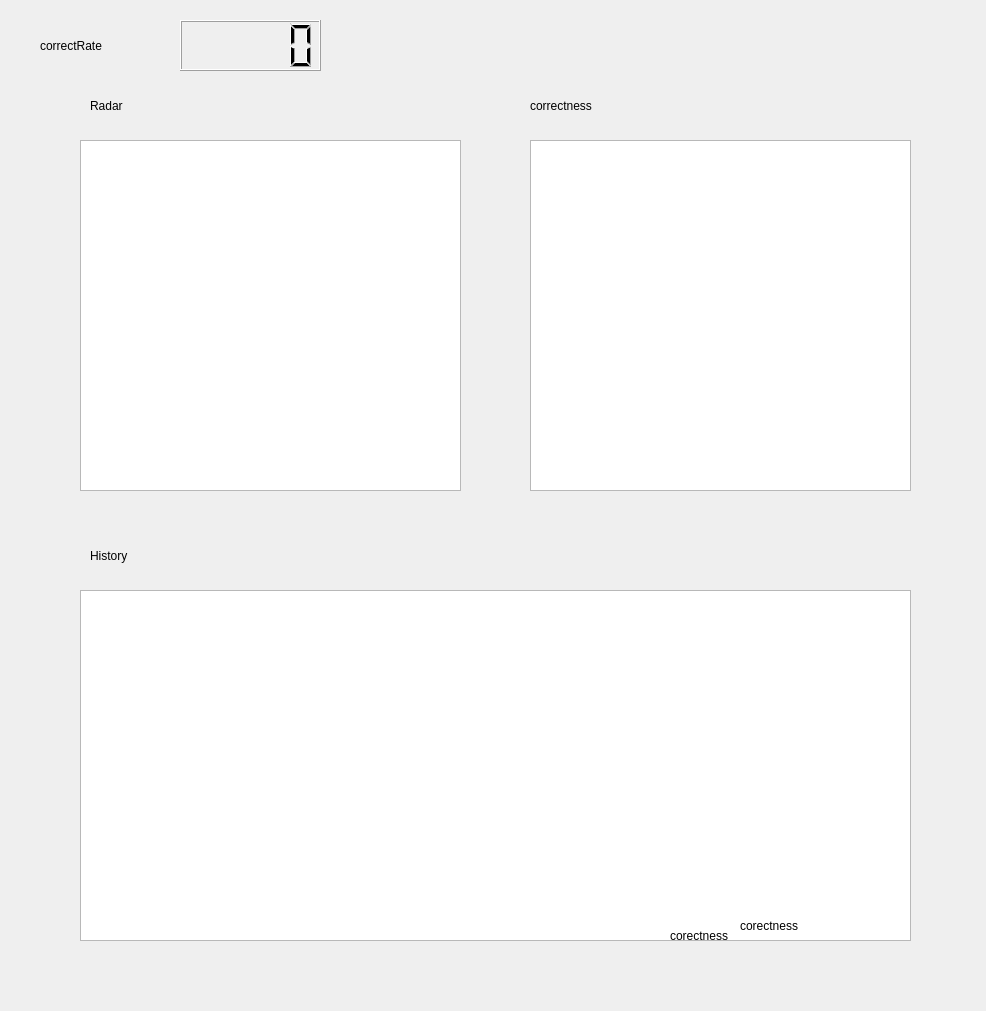
<?xml version="1.0" encoding="UTF-8"?>
<ui version="4.0">
 <class>Dialog</class>
 <widget class="QDialog" name="Dialog">
  <property name="geometry">
   <rect>
    <x>0</x>
    <y>0</y>
    <width>986</width>
    <height>1011</height>
   </rect>
  </property>
  <property name="windowTitle">
   <string>Dialog</string>
  </property>
  <widget class="QGraphicsView" name="radarView">
   <property name="geometry">
    <rect>
     <x>80</x>
     <y>140</y>
     <width>381</width>
     <height>351</height>
    </rect>
   </property>
  </widget>
  <widget class="QGraphicsView" name="pieView">
   <property name="geometry">
    <rect>
     <x>530</x>
     <y>140</y>
     <width>381</width>
     <height>351</height>
    </rect>
   </property>
  </widget>
  <widget class="QGraphicsView" name="historyView">
   <property name="geometry">
    <rect>
     <x>80</x>
     <y>590</y>
     <width>831</width>
     <height>351</height>
    </rect>
   </property>
  </widget>
  <widget class="QLCDNumber" name="correctNumber">
   <property name="geometry">
    <rect>
     <x>180</x>
     <y>20</y>
     <width>141</width>
     <height>51</height>
    </rect>
   </property>
  </widget>
  <widget class="QLabel" name="label">
   <property name="geometry">
    <rect>
     <x>40</x>
     <y>20</y>
     <width>131</width>
     <height>51</height>
    </rect>
   </property>
   <property name="text">
    <string>correctRate</string>
   </property>
  </widget>
  <widget class="QLabel" name="label_2">
   <property name="geometry">
    <rect>
     <x>90</x>
     <y>80</y>
     <width>131</width>
     <height>51</height>
    </rect>
   </property>
   <property name="text">
    <string>Radar</string>
   </property>
  </widget>
  <widget class="QLabel" name="label_3">
   <property name="geometry">
    <rect>
     <x>530</x>
     <y>80</y>
     <width>131</width>
     <height>51</height>
    </rect>
   </property>
   <property name="text">
    <string>correctness</string>
   </property>
  </widget>
  <widget class="QLabel" name="label_4">
   <property name="geometry">
    <rect>
     <x>740</x>
     <y>900</y>
     <width>131</width>
     <height>51</height>
    </rect>
   </property>
   <property name="text">
    <string>corectness</string>
   </property>
  </widget>
  <widget class="QLabel" name="label_5">
   <property name="geometry">
    <rect>
     <x>670</x>
     <y>910</y>
     <width>131</width>
     <height>51</height>
    </rect>
   </property>
   <property name="text">
    <string>corectness</string>
   </property>
  </widget>
  <widget class="QLabel" name="label_6">
   <property name="geometry">
    <rect>
     <x>90</x>
     <y>530</y>
     <width>91</width>
     <height>51</height>
    </rect>
   </property>
   <property name="text">
    <string>History</string>
   </property>
  </widget>
 </widget>
 <resources/>
 <connections/>
</ui>
